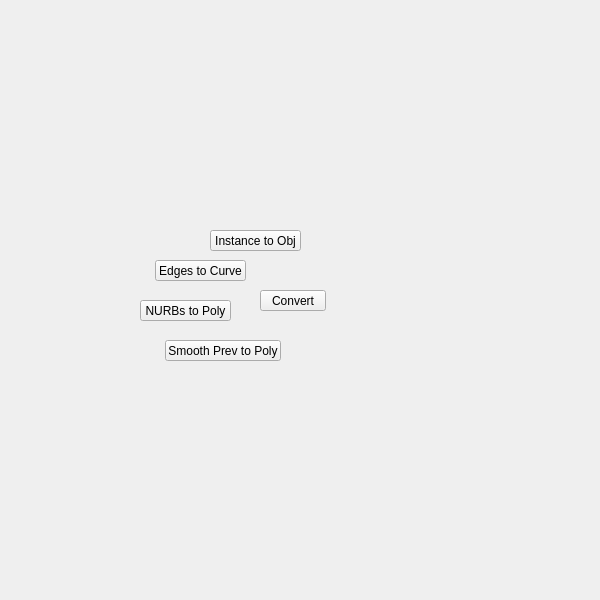
<?xml version="1.0" encoding="UTF-8"?>
<ui version="4.0">
 <class>QtUi</class>
 <widget class="QMainWindow" name="QtUi">
  <property name="enabled">
   <bool>true</bool>
  </property>
  <property name="geometry">
   <rect>
    <x>0</x>
    <y>0</y>
    <width>600</width>
    <height>600</height>
   </rect>
  </property>
  <property name="sizePolicy">
   <sizepolicy hsizetype="Ignored" vsizetype="Ignored">
    <horstretch>0</horstretch>
    <verstretch>0</verstretch>
   </sizepolicy>
  </property>
  <property name="minimumSize">
   <size>
    <width>0</width>
    <height>0</height>
   </size>
  </property>
  <property name="maximumSize">
   <size>
    <width>600</width>
    <height>600</height>
   </size>
  </property>
  <property name="cursor">
   <cursorShape>ArrowCursor</cursorShape>
  </property>
  <property name="windowTitle">
   <string>Toolkit</string>
  </property>
  <property name="whatsThis">
   <string>main</string>
  </property>
  <property name="toolButtonStyle">
   <enum>Qt::ToolButtonIconOnly</enum>
  </property>
  <property name="tabShape">
   <enum>QTabWidget::Triangular</enum>
  </property>
  <property name="dockNestingEnabled">
   <bool>true</bool>
  </property>
  <property name="dockOptions">
   <set>QMainWindow::AllowNestedDocks|QMainWindow::AllowTabbedDocks|QMainWindow::AnimatedDocks|QMainWindow::ForceTabbedDocks</set>
  </property>
  <widget class="QWidget" name="mainWindow">
   <property name="sizePolicy">
    <sizepolicy hsizetype="Ignored" vsizetype="Ignored">
     <horstretch>0</horstretch>
     <verstretch>0</verstretch>
    </sizepolicy>
   </property>
   <widget class="QPushButton" name="i002">
    <property name="geometry">
     <rect>
      <x>260</x>
      <y>290</y>
      <width>66</width>
      <height>21</height>
     </rect>
    </property>
    <property name="minimumSize">
     <size>
      <width>0</width>
      <height>21</height>
     </size>
    </property>
    <property name="maximumSize">
     <size>
      <width>66</width>
      <height>21</height>
     </size>
    </property>
    <property name="toolTip">
     <string/>
    </property>
    <property name="whatsThis">
     <string>convert</string>
    </property>
    <property name="text">
     <string>Convert</string>
    </property>
   </widget>
   <widget class="QPushButton" name="b000">
    <property name="geometry">
     <rect>
      <x>155</x>
      <y>260</y>
      <width>91</width>
      <height>21</height>
     </rect>
    </property>
    <property name="minimumSize">
     <size>
      <width>0</width>
      <height>21</height>
     </size>
    </property>
    <property name="maximumSize">
     <size>
      <width>999</width>
      <height>21</height>
     </size>
    </property>
    <property name="toolTip">
     <string/>
    </property>
    <property name="whatsThis">
     <string>convert</string>
    </property>
    <property name="text">
     <string>Edges to Curve</string>
    </property>
   </widget>
   <widget class="QPushButton" name="b001">
    <property name="geometry">
     <rect>
      <x>210</x>
      <y>230</y>
      <width>91</width>
      <height>21</height>
     </rect>
    </property>
    <property name="minimumSize">
     <size>
      <width>0</width>
      <height>21</height>
     </size>
    </property>
    <property name="maximumSize">
     <size>
      <width>999</width>
      <height>21</height>
     </size>
    </property>
    <property name="toolTip">
     <string/>
    </property>
    <property name="whatsThis">
     <string>convert</string>
    </property>
    <property name="text">
     <string>Instance to Obj</string>
    </property>
   </widget>
   <widget class="QPushButton" name="b002">
    <property name="geometry">
     <rect>
      <x>140</x>
      <y>300</y>
      <width>91</width>
      <height>21</height>
     </rect>
    </property>
    <property name="minimumSize">
     <size>
      <width>0</width>
      <height>21</height>
     </size>
    </property>
    <property name="maximumSize">
     <size>
      <width>999</width>
      <height>21</height>
     </size>
    </property>
    <property name="toolTip">
     <string/>
    </property>
    <property name="whatsThis">
     <string>convert</string>
    </property>
    <property name="text">
     <string>NURBs to Poly</string>
    </property>
   </widget>
   <widget class="QPushButton" name="b003">
    <property name="geometry">
     <rect>
      <x>165</x>
      <y>340</y>
      <width>116</width>
      <height>21</height>
     </rect>
    </property>
    <property name="minimumSize">
     <size>
      <width>0</width>
      <height>21</height>
     </size>
    </property>
    <property name="maximumSize">
     <size>
      <width>999</width>
      <height>21</height>
     </size>
    </property>
    <property name="toolTip">
     <string/>
    </property>
    <property name="whatsThis">
     <string>convert</string>
    </property>
    <property name="text">
     <string>Smooth Prev to Poly</string>
    </property>
   </widget>
  </widget>
 </widget>
 <resources/>
 <connections/>
 <designerdata>
  <property name="gridDeltaX">
   <number>5</number>
  </property>
  <property name="gridDeltaY">
   <number>10</number>
  </property>
  <property name="gridSnapX">
   <bool>true</bool>
  </property>
  <property name="gridSnapY">
   <bool>true</bool>
  </property>
  <property name="gridVisible">
   <bool>true</bool>
  </property>
 </designerdata>
</ui>
